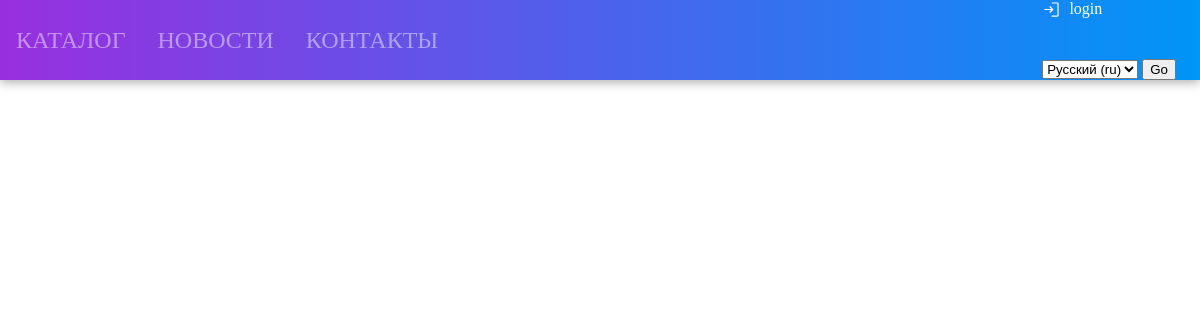
The page /ru/catalog/ojsc-panar-so-k-8-c/waffer-machining-72-4/ on the database as committed earlier.
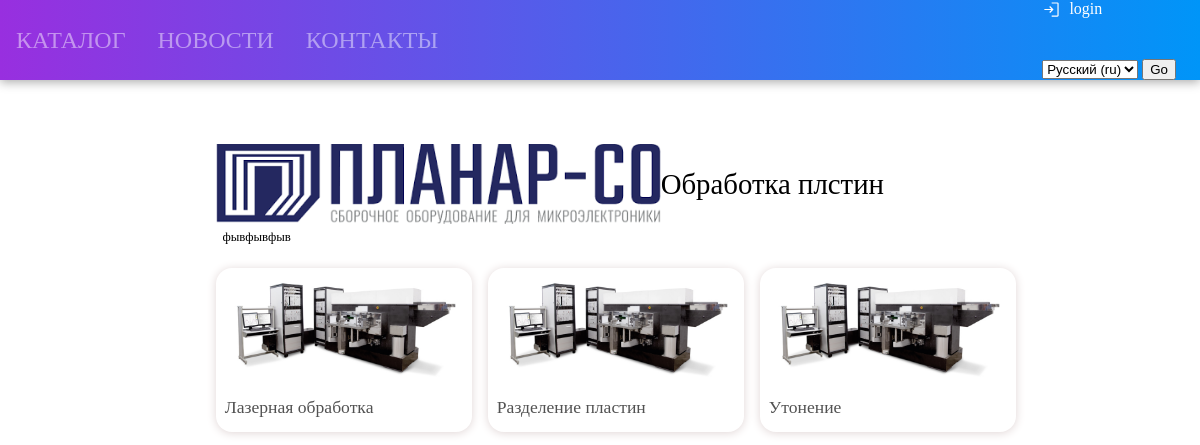
The same page on the database as committed later.
### main_site/models.py (models this page shows, shortened)
class Equipment_Category(models.Model):
    company = models.ForeignKey('Company', on_delete=models.CASCADE, verbose_name = company_verb)
    equipment_class = models.ForeignKey('Equipment_Class', on_delete=models.CASCADE, verbose_name = class_verb)
    category_name = models.CharField(max_length=150, blank=False, verbose_name = name_verb)
    slug = models.SlugField(max_length=150, unique=True, db_index=True, verbose_name="URL")
    short_description =  models.CharField(blank = False,max_length = 150, verbose_name = short_verb)
    full_description = models.TextField(blank = False, max_length = 1500, verbose_name = full_verb)
    head_img = models.ImageField(upload_to = 'categories_uploads', null=True, blank=True, verbose_name = img_verb,)
    is_published = models.BooleanField(default=True, verbose_name = short_verb, help_text = publishing_help)
    def __str__(self):
        return self.category_name
    class Meta:
        verbose_name = category_meta_verb
        verbose_name_plural = category_meta_verb_plr
        ordering = ['category_name',]

class Company(models.Model):
    company_name = models.CharField(blank = False, max_length = 150, verbose_name = name_verb)
    slug = models.SlugField(max_length=150, unique=True, db_index=True, verbose_name="URL")
    head_img = models.ImageField(upload_to = 'companies_uploads', null=True, blank=True, verbose_name = img_verb,)
    is_published = models.BooleanField(default=True, verbose_name = showing_verb, help_text = publishing_help)
    priority = models.DecimalField(blank = False, max_digits = 2, decimal_places=0, null = True, verbose_name = priority_verb, help_text = priority_help)
    class Meta:
        verbose_name = company_meta_verb
        verbose_name_plural = company_meta_verb_plr
        ordering = ['company_name',]

class Equipment_Class(models.Model):
    company = models.ForeignKey('Company', on_delete=models.CASCADE, verbose_name = company_verb)
    class_name = models.CharField(blank = False, max_length = 150, verbose_name = name_verb)
    slug = models.SlugField(max_length=150, unique=True, db_index=True, verbose_name="URL")
    short_description =  models.CharField(blank = False,max_length = 150, verbose_name = short_verb)
    full_description = models.TextField(blank = False, max_length = 1500, verbose_name = full_verb)
    head_img = models.ImageField(upload_to = 'classes_uploads', null=True, blank=True, verbose_name = img_verb,)
    is_published = models.BooleanField(default=True, verbose_name = showing_verb, help_text = publishing_help)
    def __str__(self):
        return self.class_name
    class Meta:
        verbose_name = class_meta_verb
        verbose_name_plural = class_meta_verb_plr
        ordering = ['class_name',]

### main_site/views.py (the view)
# urls.py: path('catalog/<slug:company_slug>/<slug:class_slug>/', views.Catalog_categories, name='catalog_categories'),
def Catalog_categories(request, company_slug, class_slug):
    categories = Equipment_Category.objects.filter(equipment_class__slug=class_slug).order_by('category_name', )
    context = {'categories_list' : categories,}
    return render(request, 'catalog_categories.html', context)

### main_site/templates/catalog_categories.html
{% extends "base.html" %}
{% load i18n %}
{% load static %}
{% block content %}
<link rel="stylesheet" type="text/css" href="{% static 'css/catalog_styles.css' %}">
    <div class="catalog_container">
        {% for category in categories_list|slice:":1" %}
            <div class="product_info_bar">
                <div class="product_dir">
                    <div class="product_info_logo_container">
                        <img src="{{ category.company.head_img.url }}" class="company_logo">
                    </div>
                    <div class="product_parent">
                        {{category.equipment_class}}
                    </div>
                </div>
                <div class="product_description">
                    {{ category.equipment_class.full_description }}
                </div>
            </div>
        {% endfor %}
        <div class="product_bar">
            {% for category in categories_list %}
                {% if category.is_published %}
                    <div class="product_card">
                    <a href="{% url 'Main_site:catalog_items' category.company.slug category.equipment_class.slug category.slug %}">
                        <div class="product_img_container">
                            <img src="{% static 'place_holders/eq_place_holder.jpg' %}" class="product_img">
                        </div>
                        <div class="product_name">
                            {{ category }}
                        </div>
                    </a>
                    </div>
                {% endif %}
            {% endfor %}
        </div>
    </div>
{% endblock %}

Rows that differ between the two databases and show on the page:
now on this page (row edited): Equipment_Category: company.head_img (picture), equipment_class "Обработка плстин", equipment_class.full_description "фывфывфыв", is_published True (drawn), category_name "Лазерная обработка"
now on this page (row edited): Equipment_Category: is_published True (drawn), category_name "Разделение пластин"
now on this page (row edited): Equipment_Category: is_published True (drawn), category_name "Утонение"
